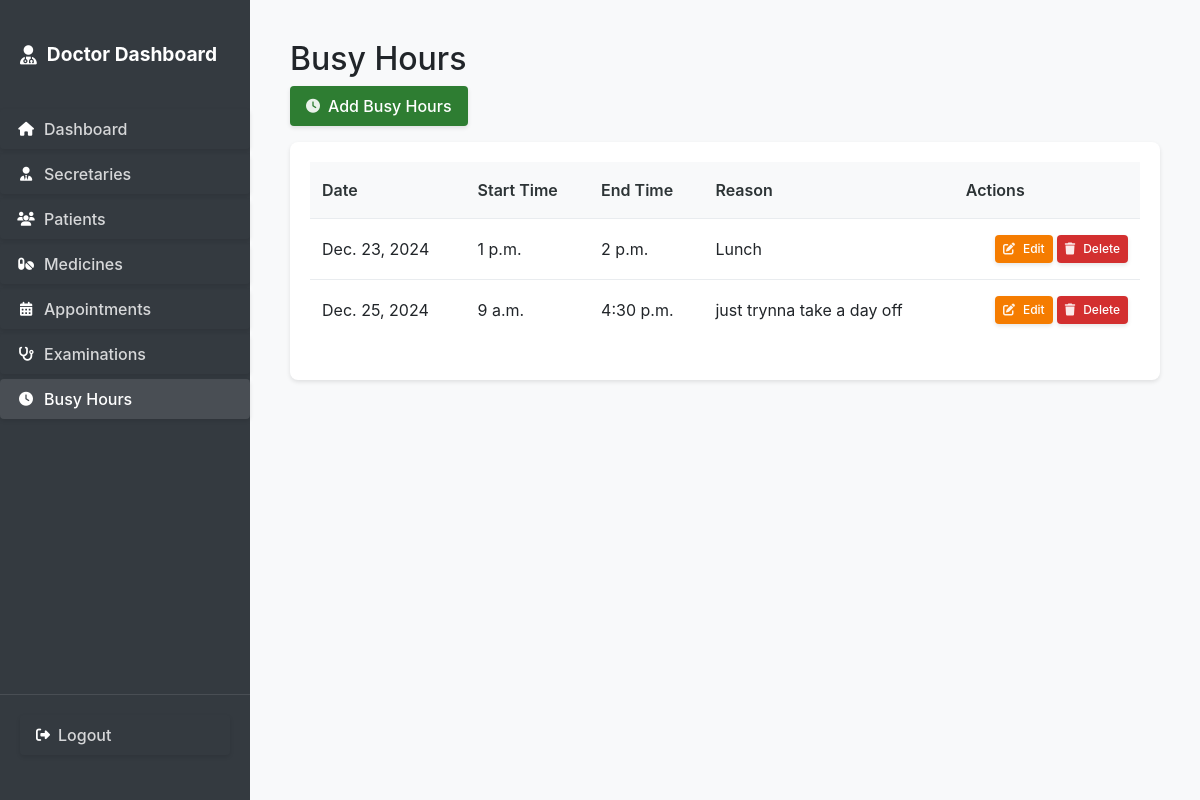
The page /doctor/busy-hours/ (signed in) on the database its author committed.
### secretary_dash/models.py (models this page shows, shortened)
class BusyHours(models.Model):
    date = models.DateField()
    start_time = models.TimeField()
    end_time = models.TimeField()
    reason = models.CharField(max_length=200)
    created_at = models.DateTimeField(auto_now_add=True)
    class Meta:
        verbose_name = "Busy Hours"
        verbose_name_plural = "Busy Hours"
        ordering = ['date', 'start_time']

### secretary_dash/views.py (the view)
# urls.py: path('doctor/busy-hours/', views.busy_hours_list, name='busy_hours_list'),
@login_required
@user_passes_test(is_doctor)
def busy_hours_list(request):
    busy_hours = BusyHours.objects.all().order_by('date', 'start_time')
    return render(request, 'secretary_dash/doctor/busy_hours_list.html', {'busy_hours': busy_hours})

### secretary_dash/auth.py (called while the page is built)
    def get_user(self, user_id):
        UserModel = get_user_model()
        try:
            return UserModel.objects.get(pk=user_id)
        except UserModel.DoesNotExist:
            return None

### secretary_dash/views.py (called while the page is built)
def is_doctor(user):
    return user.is_superuser

### templates/secretary_dash/doctor/busy_hours_list.html (shortened to what this page needs)
{% extends 'secretary_dash/common/table_base.html' %}
{% block page_title %}Busy Hours{% endblock %}
{% block header_actions %}
<a href="{% url 'secretary_dash:busy_hours_create' %}" class="btn btn-add">
    <i class="fas fa-clock"></i>
    <span>Add Busy Hours</span>
</a>
{% endblock %}
{% block table_content %}
{% if busy_hours %}
    <table>
        <thead>
            <tr>
                <th>Date</th>
                <th>Start Time</th>
                <th>End Time</th>
                <th>Reason</th>
                <th>Actions</th>
            </tr>
        </thead>
        <tbody>
            {% for busy in busy_hours %}
                <tr>
                    <td>{{ busy.date }}</td>
                    <td>{{ busy.start_time }}</td>
                    <td>{{ busy.end_time }}</td>
                    <td>{{ busy.reason|default:"-" }}</td>
                    <td class="actions">
                        <a href="{% url 'secretary_dash:busy_hours_edit' busy.id %}" class="btn btn-edit btn-sm">
                            <i class="fas fa-edit"></i>
                            <span>Edit</span>
                        </a>
                        <form method="post" action="{% url 'secretary_dash:busy_hours_delete' busy.id %}" style="display: inline;">
                            <button type="submit" class="btn btn-delete btn-sm" onclick="return confirm('Are you sure you want to delete these busy hours?');">
                                <i class="fas fa-trash"></i>
                                <span>Delete</span>
                            </button>
                        </form>
                    </td>
                </tr>
            {% endfor %}
        </tbody>
    </table>
{% else %}
    <div class="no-data">
        <i class="far fa-clock"></i>
        <p>No busy hours scheduled.</p>
    </div>
{% endif %}
{% endblock %}

### static/css/main.css (style rules this page uses)
body { margin: 0; padding: 0; font-family: -apple-system, BlinkMacSystemFont, "Segoe UI", Roboto, "Helvetica Neue", Arial, sans-serif; background-color: #f8f9fa; }
table { width: 100%; border-collapse: collapse; background-color: var(--white); }
table th, table td { padding: 0.75rem 1rem; text-align: left; border-bottom: 0.0625rem solid var(--border-color); }
table th { background-color: var(--light-bg); font-weight: 600; color: var(--text-color); }
table tr:last-child td { border-bottom: none; }
.actions { display: flex !important; gap: 0.25rem !important; justify-content: flex-end !important; }
.actions .btn, .actions form { margin: 0 !important; }
.actions form { display: inline-flex !important; }
.btn-delete { background-color: #dc3545 !important; color: white !important; }
.btn { display: inline-flex !important; align-items: center !important; gap: 0.5rem !important; padding: 0.5rem 1rem !important; border-radius: 0.25rem !important; border: none !important; cursor: pointer !important; font-weight: 500 !important; transition: all 0.2s ease !important; text-decoration: none !important; box-shadow: 0 0.125rem 0.25rem rgba(0, 0, 0, 0.1) !important; }
.btn .fas, .btn .far, .btn .fab, .btn .fa { color: rgba(255, 255, 255, 0.9) !important; }
table { width: 100%; border-collapse: separate; border-spacing: 0; margin-bottom: 1.25rem; }
table th { background-color: #f8f9fa; color: #2d3436; font-weight: 600; padding: 1rem 0.75rem; text-align: left; border-bottom: 0.0625rem solid #e9ecef; white-space: nowrap; }
table td { padding: 1rem 0.75rem; border-bottom: 0.0625rem solid #e9ecef; vertical-align: middle; }
table tbody tr:last-child td { border-bottom: none; }
.table-container .btn-sm { padding: 0.25rem 0.5rem !important; font-size: 0.75rem !important; min-width: 2.5rem !important; height: 1.75rem !important; display: inline-flex !important; align-items: center !important; justify-content: center !important; gap: 0.25rem !important; margin: 0 !important; }
.table-container .btn-sm i { font-size: 0.75rem !important; margin-right: 0.25rem !important; }
.btn-edit { background-color: #f57c00 !important; color: white !important; }
.btn-add { background-color: #2e7d32 !important; color: white !important; }
.btn-delete { background-color: #d32f2f !important; color: white !important; }
.btn i { font-size: 0.875rem !important; }
.btn-sm { padding: 0.375rem 0.75rem !important; font-size: 0.875rem !important; min-width: 4rem !important; }
.btn-sm i { font-size: 0.875rem !important; margin-right: 0.25rem !important; }

### rows shown on the page
BusyHours: date "Dec. 23, 2024", start_time "1 p.m.", end_time "2 p.m.", reason "Lunch"
BusyHours: date "Dec. 25, 2024", start_time "9 a.m.", end_time "4:30 p.m.", reason "just trynna take a day off"
